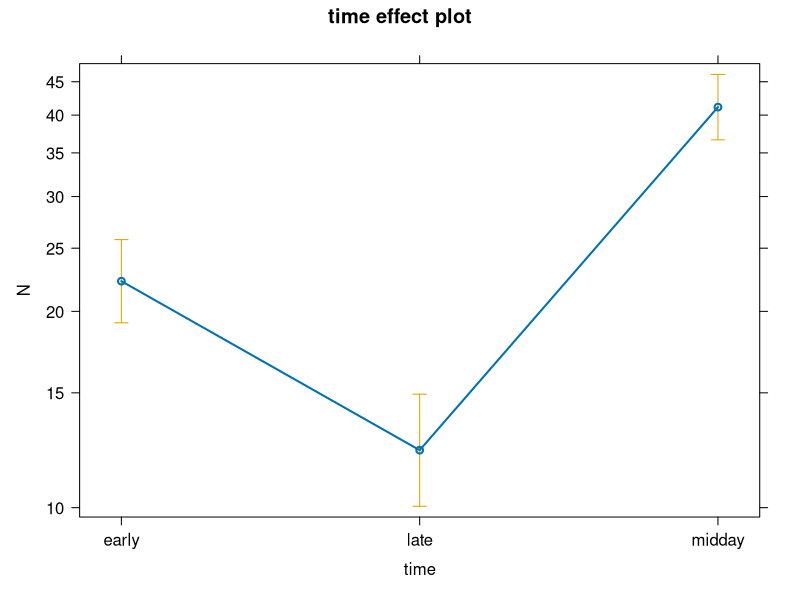
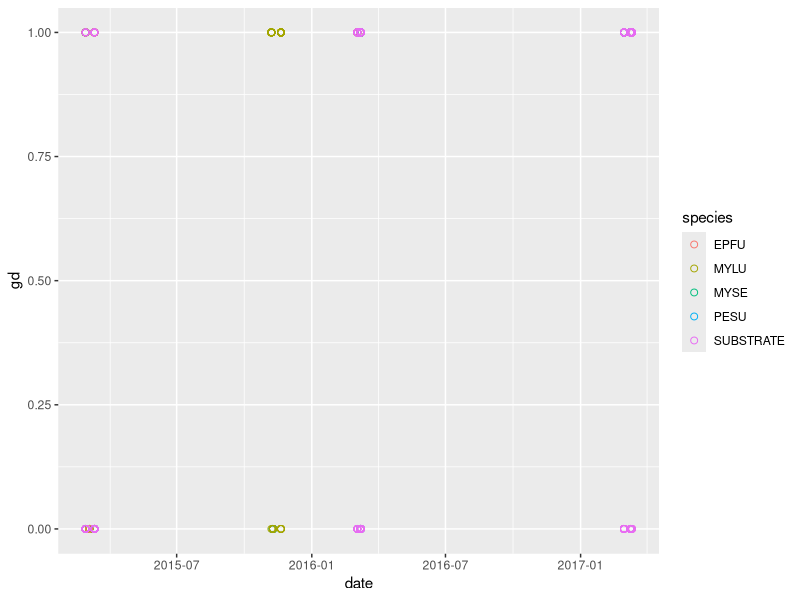
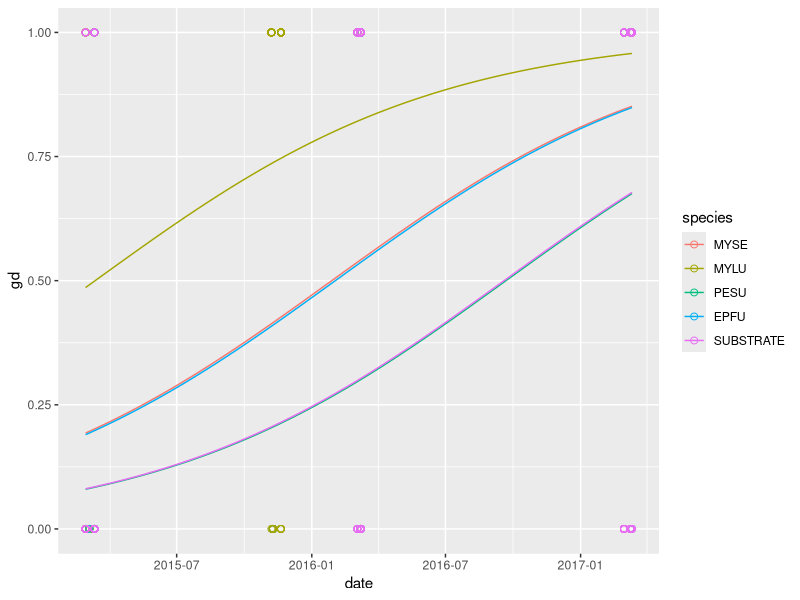
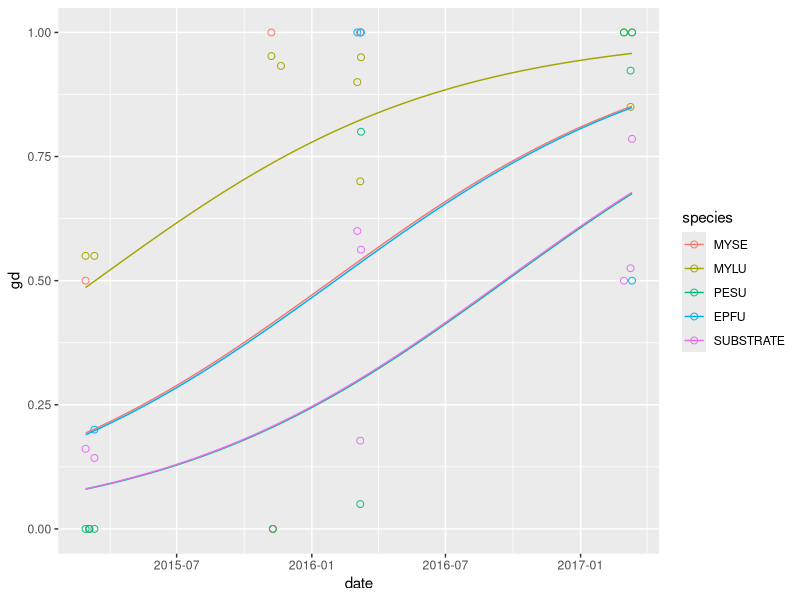
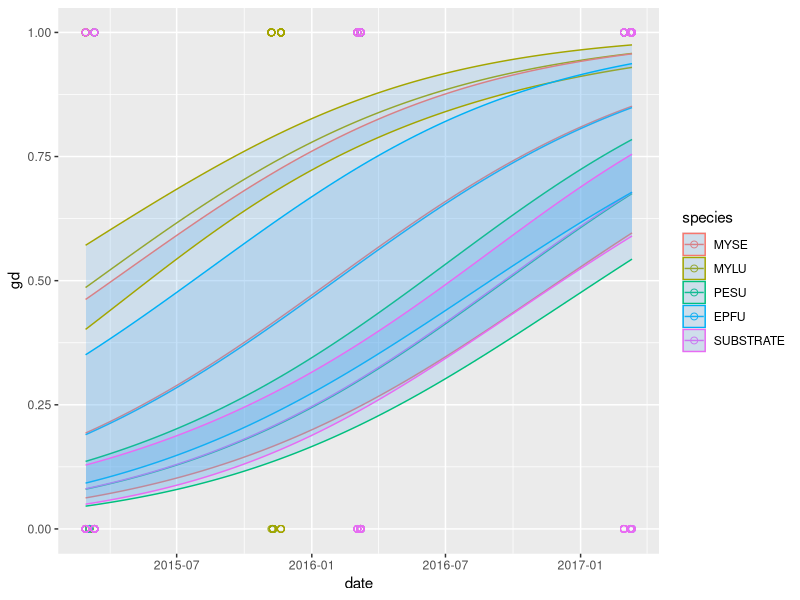

These charts were generated, in order, by the following R code:
##Week 10##

###1. GLMS###

?"glm"

liz = read.csv("lizards.csv")

g1 = glm(N~time,data=liz, family="poisson");
summary(g1)

library(effects)
plot(allEffects(g1))
library(lsmeans)
lsmeans(g1, pairwise~time)

###BINOMIAL##
bat = read.csv("bat_data.csv")
head(bat)
bat$date = as.Date(bat$date, "%m/%d/%y")
#if you have a PC, it may be this:
#bat$date = as.Date(bat$date, "%m/%d/%Y")

library(ggplot2)
plot1=ggplot(data=bat,aes(x=date,y=gd,color=species))+
  geom_point(size=2,shape =1) #this adds points to graph
plot1

#run the binomial glm
g2 = glm(gd~date+species,data=bat, family="binomial");
summary(g2)

#What does this tell us?
dat.new=expand.grid(date=seq(from = min(bat$date),to = max(bat$date),length.out = 100),species = unique(bat$species))

#weird output if we don't use "response:
predict(g2,newdata = dat.new)

#much more sensible output
dat.new$yhat  = predict(g2,type="response",newdata = dat.new)


plot1=ggplot(data=bat,aes(x=date,y=gd,color=species))+
  geom_point(size=2,shape =1) +
  geom_line(data=dat.new, aes(x=date,y=yhat,col = species))
plot1

#what if we have aggregated data?
b1<-aggregate(gd~date+species,FUN=mean, data=bat)
b2<-aggregate(gd~date+species,FUN=length, data=bat)
b1$N = b2$gd
head(b1)


#run the binomial glm with sample sizes as weights
g3 = glm(gd~date+species,data=b1,weights = N, family="binomial");
summary(g3)

summary(g2);summary(g3)
#these are identical

#sometimes plotting the aggregated data looks better too
plot1=ggplot(data=b1,aes(x=date,y=gd,color=species))+
  geom_point(size=2,shape =1) +
  geom_line(data=dat.new, aes(x=date,y=yhat,col = species))
plot1

#ses and confidence intervals from binomial data


#binomial proportion confidence interval
head(b1)
b1$Nsuccess = b1$gd*b1$N
head(b1)
#load package epitools
library(epitools)
#calculate 95% confidence intervals
cis = binom.exact(b1$Nsuccess, b1$N)
#note this calculates an exact CI, and there are different methods for doing this which we won't get into here..
cis
b1$lCI = cis$lower
b1$uCI = cis$upper
head(b1)

#you can read more here:
#https://en.wikipedia.org/wiki/Binomial_proportion_confidence_interval

###getting prediction intervals##
preds  = predict(g2,type="link",newdata = dat.new, se.fit = T)
dat.new = cbind(dat.new, preds[1:2])#bind together se's and fitted points on your newdata
#get the inverse link function for your glm
ilink <- family(g2)$linkinv
#back transform the CIs (not the SEs!)
dat.new <- transform(dat.new, Fitted = ilink(fit), Upper = ilink(fit + (2 * se.fit)),
                Lower = ilink(fit - (2 * se.fit)))
#fitted should be the same as yhat

#plot the output
plot1=ggplot(data=bat,aes(x=date,y=gd,color=species))+
  geom_point(size=2,shape =1) +
  geom_line(data=dat.new, aes(x=date,y=yhat,col = species))+
  geom_ribbon(data = dat.new, aes(ymin = Lower, ymax = Upper, x = date,y=yhat),
              fill = "steelblue2", alpha = 0.2) 
plot1

###Gamma GLMs###
set.seed(101)
bat$gdL2 = rgamma(length(bat$gdL),shape=1,rate=1)
g4 = glm(gdL2~date+species,data=bat, family=Gamma(link = inverse));
summary(g4)
#this is the default

#MAYBE Better,
g5 = glm(gdL2~date+species,data=bat, family=Gamma(link = log));
summary(g5)

##Poisson GLM##
head(liz)
g6 = glm(N~time,data=liz, family=poisson);
summary(g6)


#we have count data, so it might be a good idea to check for overdisperison
#one option - calculate directly
summary(g6)
326.27 / 20

library(AER)
#performs a dispersion test
dispersiontest(g6)

#ok - we have some indication that our data our overdispersed

#lets use a negative binomial instead
library(MASS)
#run a negative binomial glm - no need to use family
g7 = glm.nb(N~time,data=liz)
summary(g7)
